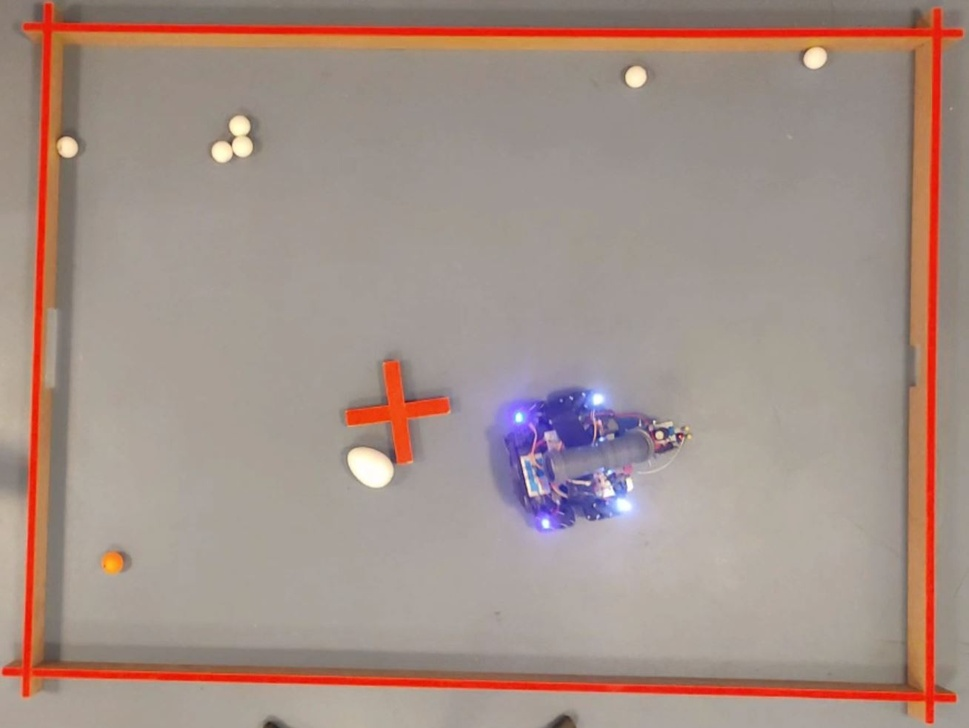
#> input picture extra/test/images/Udklip.JPG, 969 x 728 px, shrunk from 1308 x 982 before the run
$ python -i color_calibration.py   (imports and definitions only)
#> lines starting #> are read from the running program, lines starting #| are printed output that depends on the picture; after the words box and inside, x2 and y2 are one past the last pixel; in counts of white or black regions, pixels touching at a corner belong together
#> further down, picture is the input picture: shape (728, 969, 3); mean B, G, R 136.3, 144.6, 164.1
import math
import os
import cv2
from cv2 import GaussianBlur
import numpy as np
import random
import imutils
import argparse
import json


def calibrateColors(image):
    """Function to calibrate the threshold values"""

    print("Press 'w' to save white thresholds.")
    print("Press 'r' to save red thresholds.")
    print("Press 'q' to save quit.")

    cv2.namedWindow('Threshold')

    # Create trackbars for threshold change
    cv2.createTrackbar('Lower Threshold', 'Threshold', 0, 255, lambda x: None)
#> slider 'Lower Threshold' is set to 51
    cv2.createTrackbar('Upper Threshold', 'Threshold',
                       255, 255, lambda x: None)

    gray = cv2.cvtColor(image, cv2.COLOR_BGR2GRAY)
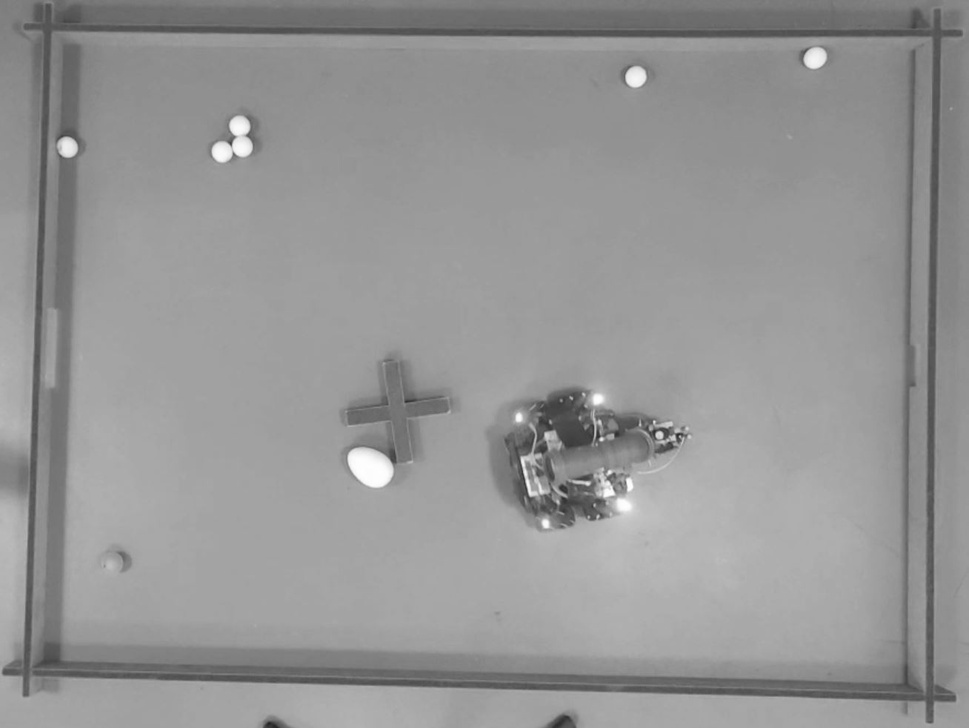
#> gray: shape (728, 969); min 36, max 255, mean 149.4
    blurred = cv2.GaussianBlur(gray, (5, 5), 0)

    while True:
        # Get current positions of the trackbars
        lower_thresh = cv2.getTrackbarPos('Lower Threshold', 'Threshold')
        upper_thresh = cv2.getTrackbarPos('Upper Threshold', 'Threshold')

        # Apply thresholding
        _, thresh = cv2.threshold(
            blurred, lower_thresh, upper_thresh, cv2.THRESH_BINARY_INV)
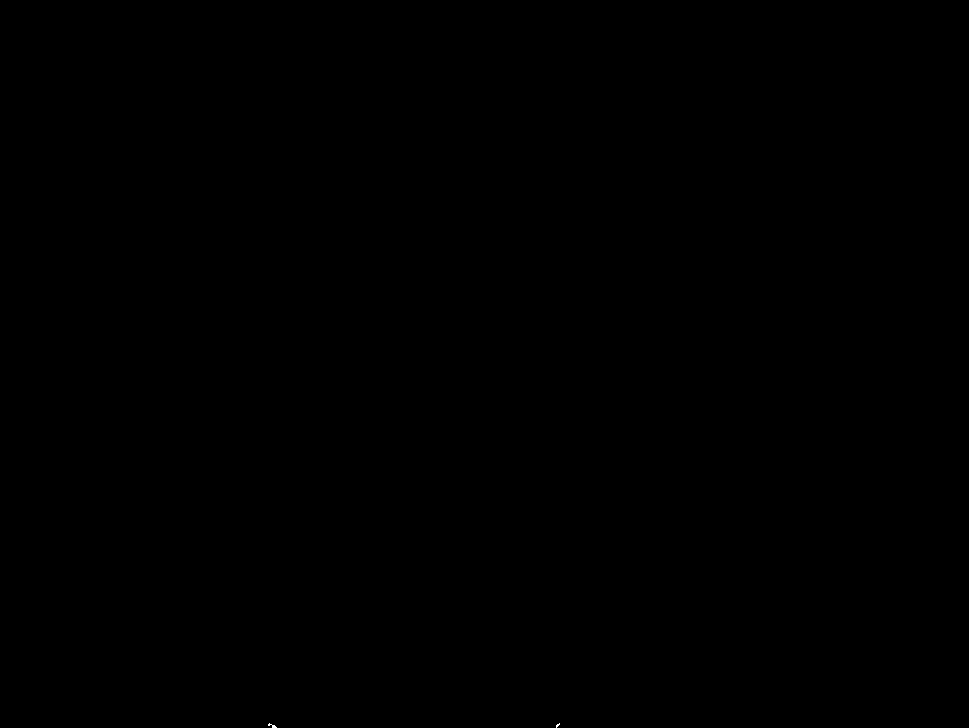
#> thresh: shape (728, 969); 0% white in thin lines or dots, all inside (x1, y1, x2, y2) = (268, 723, 560, 728)

        # Display imagesq
        # cv2.imshow('Grayscale', gray)
        # cv2.imshow('Blurred', blurred)
        cv2.imshow('Threshold', thresh)
        cv2.imshow('Original', image)

        # Check for key presses
        key = cv2.waitKey(1) & 0xFF
#> (key q is pressed here)
        if key == ord('w'):
            save_thresholds(lower_thresh, upper_thresh, 'white')
            print('Saved white thresholds in config.py.')
        elif key == ord('r'):
            save_thresholds(lower_thresh, upper_thresh, 'red')
            print('Saved red thresholds in config.py.')
        elif key == ord('q'):
            break

    cv2.destroyAllWindows()

# [95 lines left out: functions calibrateColors2, calibrateColorsLAB, not called in this run]

# Example usage:
# Assuming 'image' is a loaded image in BGR format
# lower_lab, upper_lab = calibrateColors2(image)


>>> import cv2
>>> picture = cv2.imread('test/images/Udklip.JPG')
>>> result = calibrateColors(picture)
